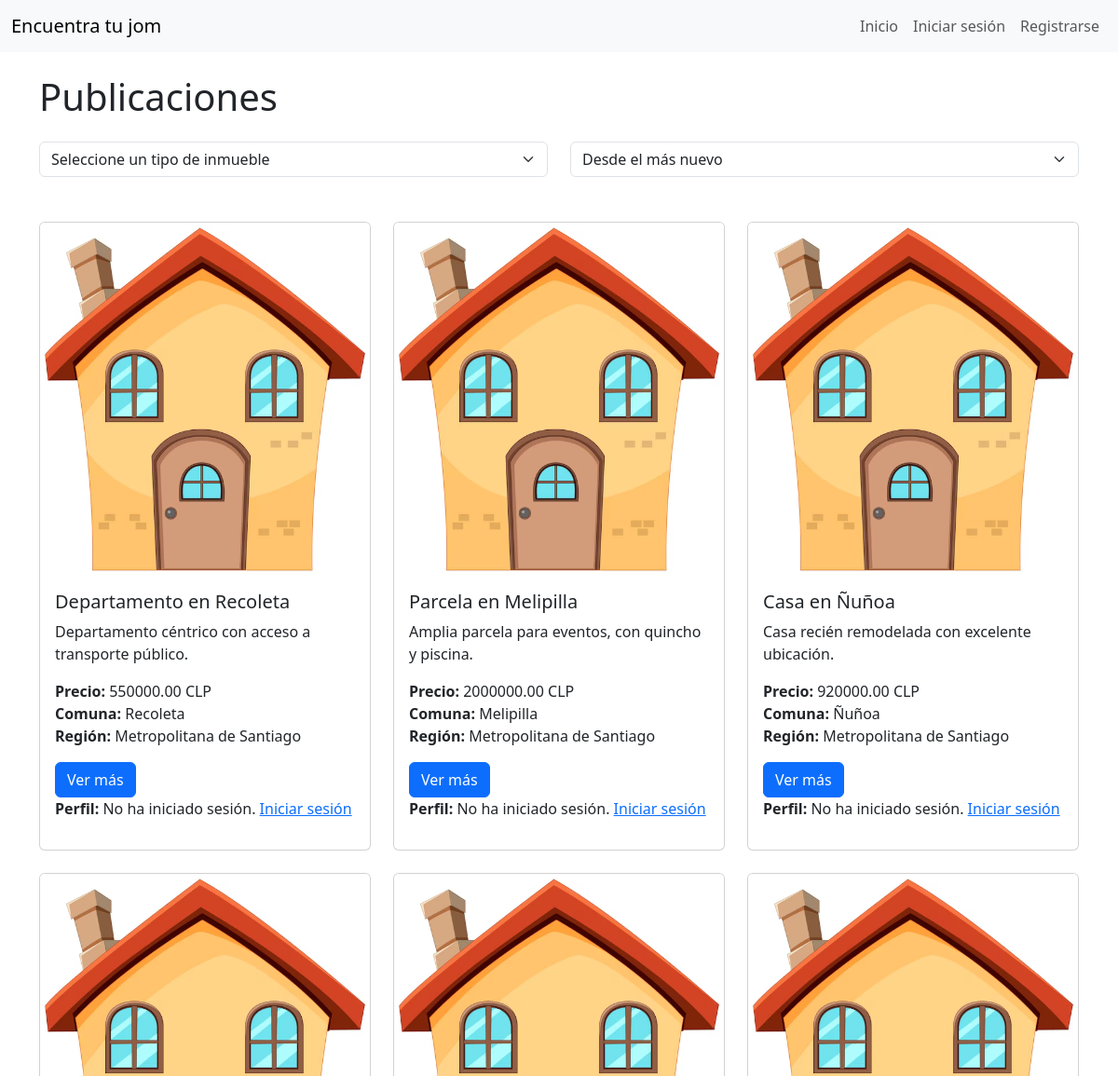
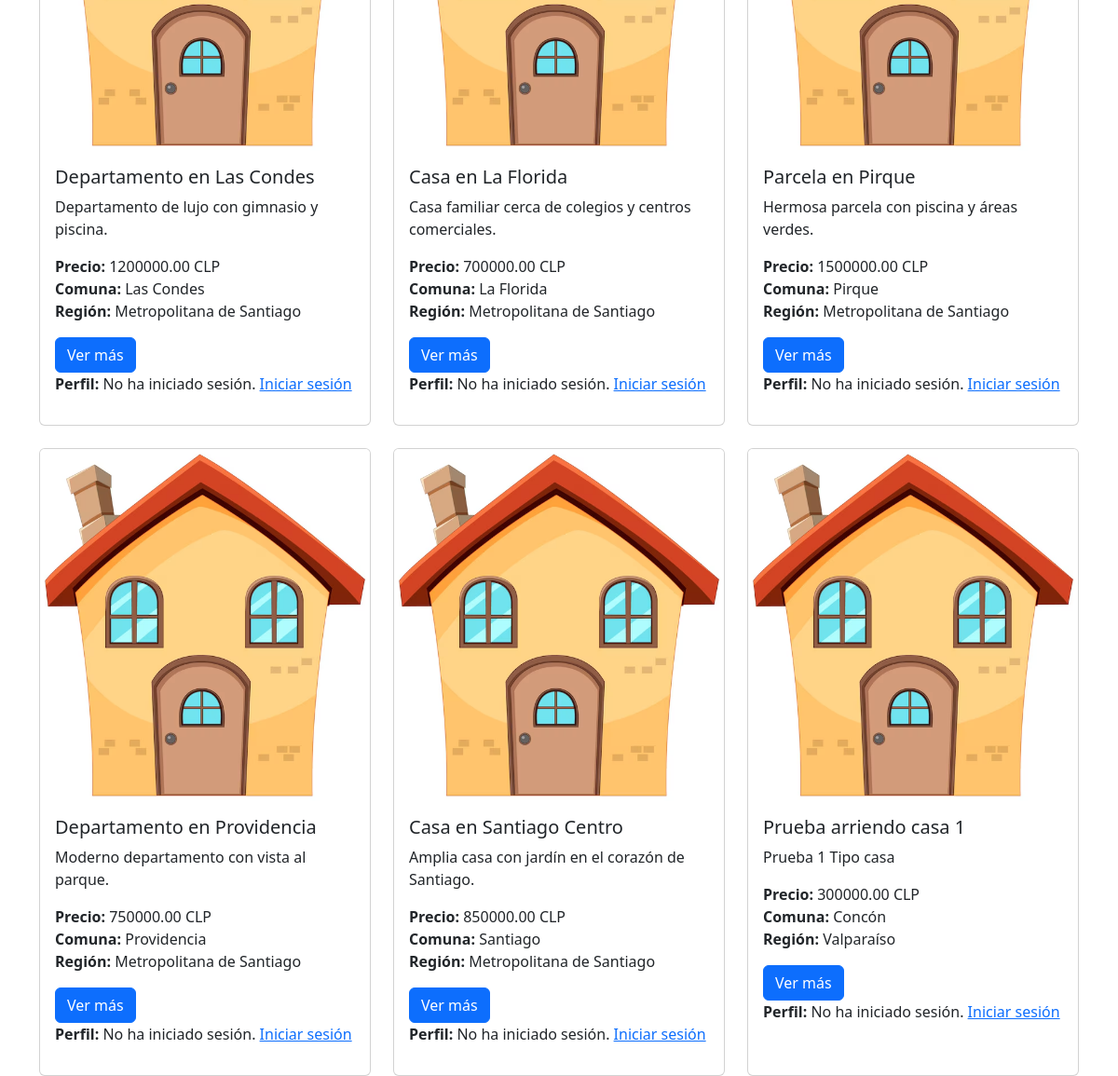
The page / on the database its author committed (2 pictures, top to bottom).
### gestion_inmuebles/models.py (models this page shows, shortened)
class Inmueble(models.Model):
    TIPO_INMUEBLE = [
        ('Casa', 'Casa'),
        ('Departamento', 'Departamento'),
        ('Parcela', 'Parcela')
    ]
    nombre = models.CharField(max_length=100)
    descripcion = models.TextField()
    metros_construidos = models.DecimalField(
        max_digits=10,
        decimal_places=2,
        validators=[MinValueValidator(0.01)]
        )
    metros_totales = models.DecimalField(
        max_digits=10,
        decimal_places=2,
        validators=[MinValueValidator(0.01)]
    )
    cantidad_estacionamientos = models.IntegerField(validators=[MinValueValidator(1)])
    cantidad_habitaciones = models.IntegerField(validators=[MinValueValidator(1)])
    cantidad_banos = models.IntegerField(validators=[MinValueValidator(1)])
    direccion = models.CharField(max_length=255)
    comuna = models.ForeignKey(Comuna, on_delete=models.SET_NULL, null=True)
    tipo_inmueble = models.CharField(max_length=20, choices=TIPO_INMUEBLE)
    precio_mensual = models.DecimalField(max_digits=12, decimal_places=2,validators=[MinValueValidator(0.01)])
    arrendador = models.ForeignKey(Perfil, on_delete=models.CASCADE, related_name='propiedades')
    fecha_creacion = models.DateTimeField(auto_now_add=True)
    ultima_modificacion = models.DateTimeField(auto_now=True)
    imagen = models.ImageField(upload_to='static/', null=True, blank=True)

class Comuna(models.Model):
    nombre_comuna = models.CharField(max_length=100)
    codigo_postal = models.CharField(max_length=10, null=True)
    region = models.ForeignKey(Region, on_delete=models.CASCADE, related_name='comunas')

class Region(models.Model):
    nombre_region = models.CharField(max_length=100)
    numero_region = models.CharField(max_length=10, null=True)

### gestion_inmuebles/views.py (the view)
# urls.py: 2. Add a URL to urlpatterns:  path('', views.home, name='home')
def home(request):
    tipo_inmueble = request.GET.get('tipo_inmueble', None)
    ordenar_por_fecha = request.GET.get('ordenar_por_fecha', 'desc')
    inmuebles = Inmueble.objects.all()
    if tipo_inmueble:
        inmuebles = inmuebles.filter(tipo_inmueble=tipo_inmueble)
    if ordenar_por_fecha == 'asc':
        inmuebles = inmuebles.order_by('fecha_creacion')  # Orden ascendente (más antiguos primero)
    else:
        inmuebles = inmuebles.order_by('-fecha_creacion')  # Orden descendente (más nuevos primero)
    regiones = Region.objects.all()
    return render(request, 'home.html', {
        'inmuebles': inmuebles,
        'regiones': regiones,
        'tipo_inmueble': tipo_inmueble,
        'ordenar_por_fecha': ordenar_por_fecha
    })

### templates/home.html (shortened to what this page needs)
{% extends 'base.html' %}
{% block content %}
<h1 class="mb-4">Publicaciones</h1>
<div class="row mb-4">
    <div class="col-12 col-md-6">
        <form method="get" class="mb-4">
            <select name="tipo_inmueble" class="form-select" onchange="this.form.submit()">
                <option value="">Seleccione un tipo de inmueble</option>
            </select>
        </form>
    </div>
    <div class="col-12 col-md-6">
        <form method="get" class="mb-4">
            <select name="ordenar_por_fecha" class="form-select" onchange="this.form.submit()">
                <option value="desc" {% if ordenar_por_fecha == 'desc' %}selected{% endif %}>Desde el más nuevo</option>
            </select>
        </form>
    </div>
</div>
<div class="row row-cols-1 row-cols-md-3 g-4">
    {% for inmueble in inmuebles %}
    <div class="col">
        <div class="card h-100">
            <img src="/static/img/default.jpg" class="card-img-top" alt="{{ inmueble.nombre }}">
            <div class="card-body">
                <h5 class="card-title">{{ inmueble.nombre }}</h5>
                <p class="card-text">{{ inmueble.descripcion|truncatechars:100 }}</p>
                <div>
                    <ul class="list-unstyled">
                        <li><strong>Precio:</strong> {{ inmueble.precio_mensual }} CLP</li>
                        <li><strong>Comuna:</strong> {{ inmueble.comuna.nombre_comuna }}</li>
                        <li><strong>Región:</strong> {{ inmueble.comuna.region.nombre_region }}</li>
                    </ul>
                </div>
                {% if inmueble.arrendador.usuario != request.user %}
                <a href="{% url 'ver_mas_inmueble' inmueble.id %}" class="btn btn-primary">Ver más</a>
                {% endif %}
                {% if user.is_authenticated %}
                <p><strong>Perfil:</strong> {{ inmueble.arrendador.tipo_usuario }}</p>
                {% else %}
                <p><strong>Perfil:</strong> No ha iniciado sesión. <a href="{% url 'login' %}">Iniciar sesión</a></p>
                {% endif %}
            </div>
        </div>
    </div>
    {% empty %}
    <p>No hay publicaciones disponibles.</p>
    {% endfor %}
</div>
{% endblock %}

### rows shown on the page
Inmueble: nombre "Departamento en Recoleta", descripcion "Departamento céntrico con acceso a transporte público.", precio_mensual "550000.00", comuna.nombre_comuna "Recoleta", comuna.region.nombre_region "Metropolitana de Santiago", shows "Ver más"
Inmueble: nombre "Parcela en Melipilla", descripcion "Amplia parcela para eventos, con quincho y piscina.", precio_mensual "2000000.00", comuna.nombre_comuna "Melipilla", comuna.region.nombre_region "Metropolitana de Santiago", shows "Ver más"
Inmueble: nombre "Casa en Ñuñoa", descripcion "Casa recién remodelada con excelente ubicación.", precio_mensual "920000.00", comuna.nombre_comuna "Ñuñoa", comuna.region.nombre_region "Metropolitana de Santiago", shows "Ver más"
Inmueble: nombre "Departamento en Las Condes", descripcion "Departamento de lujo con gimnasio y piscina.", precio_mensual "1200000.00", comuna.nombre_comuna "Las Condes", comuna.region.nombre_region "Metropolitana de Santiago", shows "Ver más"
Inmueble: nombre "Casa en La Florida", descripcion "Casa familiar cerca de colegios y centros comerciales.", precio_mensual "700000.00", comuna.nombre_comuna "La Florida", comuna.region.nombre_region "Metropolitana de Santiago", shows "Ver más"
Inmueble: nombre "Parcela en Pirque", descripcion "Hermosa parcela con piscina y áreas verdes.", precio_mensual "1500000.00", comuna.nombre_comuna "Pirque", comuna.region.nombre_region "Metropolitana de Santiago", shows "Ver más"
Inmueble: nombre "Departamento en Providencia", descripcion "Moderno departamento con vista al parque.", precio_mensual "750000.00", comuna.nombre_comuna "Providencia", comuna.region.nombre_region "Metropolitana de Santiago", shows "Ver más"
Inmueble: nombre "Casa en Santiago Centro", descripcion "Amplia casa con jardín en el corazón de Santiago.", precio_mensual "850000.00", comuna.nombre_comuna "Santiago", comuna.region.nombre_region "Metropolitana de Santiago", shows "Ver más"
Inmueble: nombre "Prueba arriendo casa 1", descripcion "Prueba 1 Tipo casa", precio_mensual "300000.00", comuna.nombre_comuna "Concón", comuna.region.nombre_region "Valparaíso", shows "Ver más"
